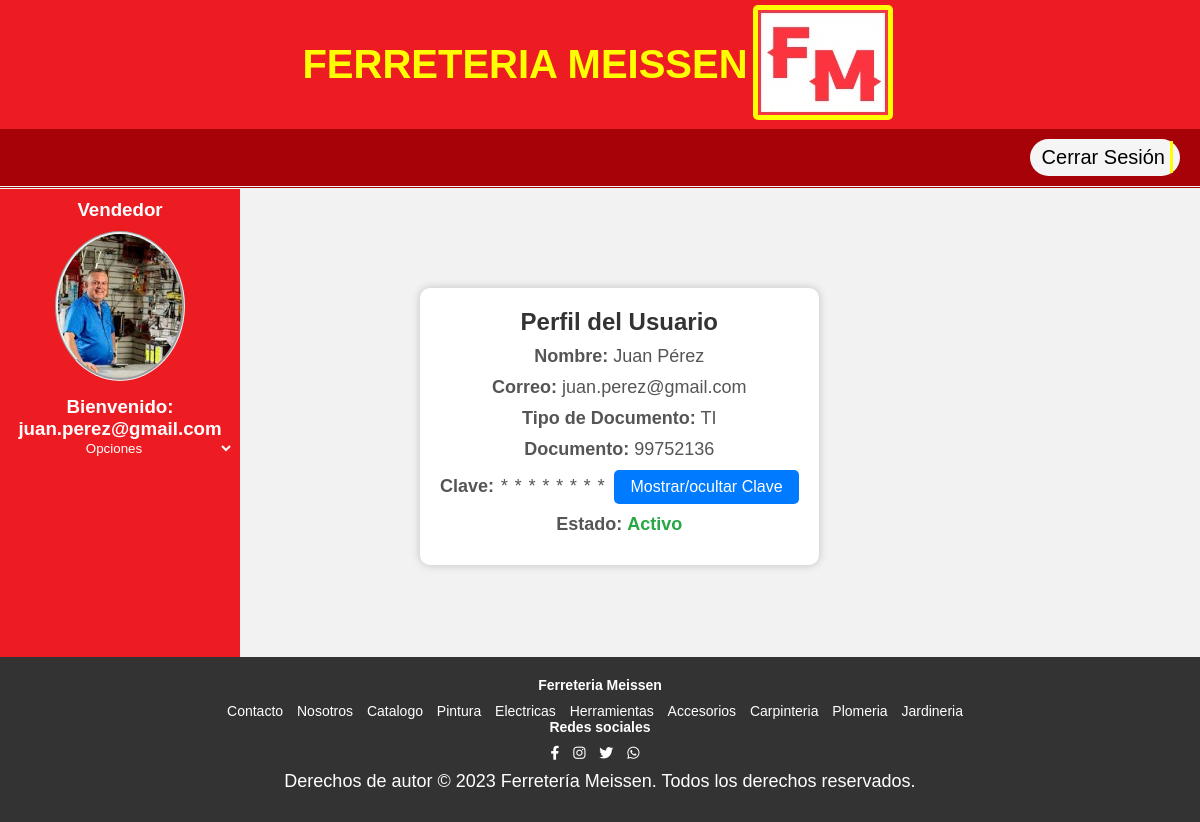
Page /Php/vistaAdmin.php (signed in) on the committed database.
### tables this page shows
CREATE TABLE `usuario` (
  `idUsuario` int(11) NOT NULL AUTO_INCREMENT,
  `tipoDocumentoUsuario` enum('CC','TI','CE') NOT NULL DEFAULT 'CC',
  `documentopUsuario` varchar(20) NOT NULL,
  `nombresUsuario` varchar(100) NOT NULL,
  `apellidosUsuario` varchar(100) NOT NULL,
  `correo` varchar(50) NOT NULL,
  `claveUsuario` varchar(50) NOT NULL,
  `estadoUsuario` enum('Activo','Inactivo') NOT NULL DEFAULT 'Activo',
  `rol_idRol` int(11) NOT NULL,
  PRIMARY KEY (`idUsuario`),
  KEY `rol_idRol` (`rol_idRol`)
);

### compartido/perfil.php (the view, shortened to what this page needs)
<?php
function hidePassword($password) {
    return str_repeat("*", strlen($password));
}
$correo = $_SESSION['correo'];
$conexion = mysqli_connect("localhost", "root", "", "ferreterianuevo");
$consulta = "SELECT * FROM usuario WHERE correo = ?";
$stmt = mysqli_prepare($conexion, $consulta);
mysqli_stmt_bind_param($stmt, "s", $correo);
mysqli_stmt_execute($stmt);
$resultado = mysqli_stmt_get_result($stmt);
$usuario = mysqli_fetch_assoc($resultado);
?>
<!DOCTYPE html>
<html lang="en">
<head>
    <link rel="stylesheet" type="text/css" href="../CSS/Perfil.css">
</head>
<body>
    <div class="container">
        <h2>Perfil del Usuario</h1>
        <p><strong>Nombre:</strong> <?php echo $usuario['nombresUsuario'] . ' ' . $usuario['apellidosUsuario']; ?></p>
        <p><strong>Correo:</strong> <?php echo $usuario['correo']; ?></p>
        <p><strong>Tipo de Documento:</strong> <?php echo $usuario['tipoDocumentoUsuario']; ?></p>
        <p><strong>Documento:</strong> <?php echo $usuario['documentopUsuario']; ?></p>
        <p>
            <strong>Clave:</strong>
            <span id="clave" type="password"><?php echo hidePassword($usuario['claveUsuario']); ?></span>
            <button type="button" onclick="togglePassword()">Mostrar/ocultar Clave</button>
        </p>
        <p><strong>Estado:</strong> <span id="estado"><?php echo $usuario['estadoUsuario']; ?></span></p>
    </div>
</body>
</html>

### CSS/vistaCatalogo.css (style rules this page uses)
* { margin: 0; padding: 0; box-sizing: border-box; }
body { font-family: 'Kanit', sans-serif; background-color: whitesmoke; }

### CSS/perfil.css (style rules this page uses)
body { font-family: Arial, sans-serif; background-color: #f2f2f2; margin: 0; padding: 0; text-align: center; }
.container { max-width: 600px; margin: 0 auto; padding: 20px; background-color: #fff; border-radius: 10px; box-shadow: 0 0 10px rgba(0, 0, 0, 0.2); position: absolute; top: 35%; left: 35%; z-index: 2; }
h2 { color: #333; }
p { margin: 10px 0; font-size: 18px; color: #555; }
button { background-color: #007bff; color: #fff; border: none; padding: 8px 16px; border-radius: 5px; font-size: 16px; cursor: pointer; transition: background-color 0.3s; }
#clave[type="password"] { font-family: "Courier New", Courier, monospace; letter-spacing: 3px; }
#estado { font-weight: bold; color: #28a745; }

### rows in the picture
usuario: nombresUsuario "Juan", apellidosUsuario "Pérez", correo "juan.perez@gmail.com", tipoDocumentoUsuario "TI", documentopUsuario "99752136", claveUsuario "********", estadoUsuario "Activo"

### other values in the picture
$_SESSION['correo'] "juan.perez@gmail.com"
